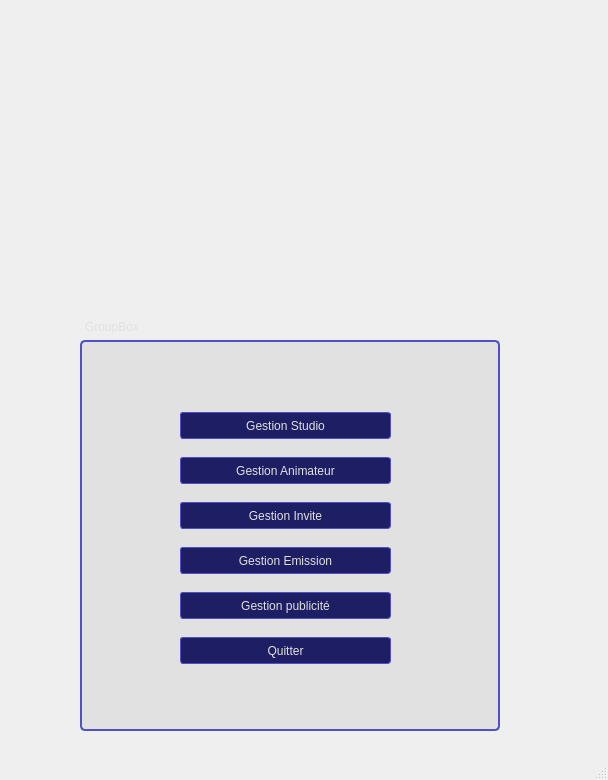
<?xml version="1.0" encoding="UTF-8"?>
<ui version="4.0">
 <class>menu</class>
 <widget class="QMainWindow" name="menu">
  <property name="geometry">
   <rect>
    <x>0</x>
    <y>0</y>
    <width>608</width>
    <height>780</height>
   </rect>
  </property>
  <property name="minimumSize">
   <size>
    <width>608</width>
    <height>780</height>
   </size>
  </property>
  <property name="maximumSize">
   <size>
    <width>608</width>
    <height>780</height>
   </size>
  </property>
  <property name="windowTitle">
   <string/>
  </property>
  <widget class="QWidget" name="centralwidget">
   <widget class="QGroupBox" name="groupBox">
    <property name="geometry">
     <rect>
      <x>80</x>
      <y>320</y>
      <width>420</width>
      <height>421</height>
     </rect>
    </property>
    <property name="styleSheet">
     <string notr="true">QWidget {
    background-color: rgb(225, 225, 225);
    color: rgb(225, 225, 225);
}
/* ---------------------------------------------------------------------------------------------------- */


/* QGroupBox */
/* ---------------------------------------------------------------------------------------------------- */
QGroupBox {
    border: 2px solid;
    border-radius: 5px;

    margin-top: 20px;
    margin-bottom: 10px;

    border-color: rgb(80, 80, 200);
}

QGroupBox::title {
    subcontrol-origin: margin;
    subcontrol-position: top left;
    padding-left: 3px;
}
/* ---------------------------------------------------------------------------------------------------- */

QFrame#horizontalLineMiddleSeparator {
    background-color: rgb(80, 80, 200 );
}

/* Process Scanner QFrame horizontal lines  */
/* ---------------------------------------------------------------------------------------------------- */
QFrame#lineScanner {
    background-color: rgb(80, 80, 200);
}

QFrame#lineScanFilters {
    background-color: rgb(80, 80, 200);
}
/* ---------------------------------------------------------------------------------------------------- */


/* QSpinBox  */
/* ---------------------------------------------------------------------------------------------------- */
QSpinBox {
    border: 1px solid rgb(80, 80, 200);
}

QSpinBox::up-arrow {
    image: url(:/icons/up-arrow.png);
}

QSpinBox::down-arrow {
    image: url(:/icons/down-arrow.png);
}

QSpinBox::text {
    background-color: rgb(80, 80, 200);
}
/* ---------------------------------------------------------------------------------------------------- */




/* QSlider horizontal/vertical  */
/* ---------------------------------------------------------------------------------------------------- */
QSlider:horizontal,
QSlider:vertical {
    background-color: rgb(40, 40, 100);
    height: 18px;
}

QSlider::groove:horizontal {
    height: 18px;
    background-color: transparent;
}

QSlider::handle:horizontal {
    background-color: rgb(80, 80, 200);
    width: 10px;
    height: 18px;
}

QSlider::handle:horizontal:hover,
QSlider::handle:vertical:hover {
    background-color: rgb(150, 150, 250);
}
/* ---------------------------------------------------------------------------------------------------- */




/* QLineEdit &amp; QTextEdit */
/* ---------------------------------------------------------------------------------------------------- */
QLineEdit,
QTextEdit {
    border: 1px solid;
    border-radius: 2px;
    border-color: rgb(80, 80, 200);
    min-height: 25px;
    padding-left: 5px;
}

QLineEdit[text=&quot;&quot;] {
    color: rgb(100, 100, 150);
}

QLineEdit::disabled {
    color: rgb(100, 100, 150);
    border-color: rgb(50, 50, 100);
}
/* ---------------------------------------------------------------------------------------------------- */




/* QMenu */
/* ---------------------------------------------------------------------------------------------------- */
QMenu {
    border: 1px solid;
    border-radius: 2px;
    border-color: rgb(80, 80, 200);

}

QMenu::item {
    color: rgb(150, 150, 250);
    border: 1px solid;
    border-color: rgb(80, 80, 200);

    padding: 5px;

    outline: 0;
}

QMenu::item:selected {
    background-color: rgb(40, 40, 200);
}

QMenu::indicator {
    margin-left: 4px;
}

QMenu::indicator:checked {
    border: 2px solid;
    border-radius: 2px;

    border-color:   rgb(80, 80, 200);
    background-color: rgb(80, 80, 200);

}

QMenu::indicator:unchecked {
    border: 2px solid;
    border-radius: 2px;

    border-color:   rgb(80, 80, 200);
    color: rgb(100, 100, 150);
}
/* ---------------------------------------------------------------------------------------------------- */




/* QHeaderView */
/* ---------------------------------------------------------------------------------------------------- */
QHeaderView::section:horizontal,
QHeaderView::section:vertical
{
    background-color: rgb(30, 30, 100);
}
/* ---------------------------------------------------------------------------------------------------- */




/* QScrollBar  */
/* ---------------------------------------------------------------------------------------------------- */
QScrollBar:vertical,
QScrollBar:horizontal {

    border-color: rgb(90, 90, 255);
}

QScrollBar::handle:vertical,
QScrollBar::handle:horizontal {
    background-color: rgb(40, 40, 150);
}

QScrollBar::handle:hover:vertical,
QScrollBar::handle:hover:horizontal {
    background-color: rgb(40, 40, 200);
}

QScrollBar::up-arrow:horizontal,
QScrollBar::down-arrow:horizontal,
QScrollBar::sub-line:vertical,
QScrollBar::add-line:vertical {
    background-color: rgb(20, 20, 30);
    color: rgb(20, 20, 30);
}

QScrollBar::up-arrow:vertical,
QScrollBar::down-arrow:vertical,
QScrollBar::up-arrow:horizontal,
QScrollBar::down-arrow:horizontal {
    background-color: rgb(20, 20, 30);
    border-color: rgb(20, 20, 30);
    color: rgb(20, 20, 30);
}

QScrollBar::add-page:horizontal,
QScrollBar::sub-page:horizontal,
QScrollBar::add-page:vertical,
QScrollBar::sub-page:vertical {
    background-color: rgb(20, 20, 30);
}
/* ---------------------------------------------------------------------------------------------------- */





/* Tree/List/Table Views  */
/* ---------------------------------------------------------------------------------------------------- */
QTreeView,
QListView,
QListView {
    border: 2px solid;
    border-color: rgb(80, 80, 200);
    border-radius: 5px;
    outline: 0;
}

QTreeView::item,
QListView::item,
QTableView::item {
    background-color: rgb(20, 20, 90);
    outline: 0;
}

QTreeView::item:alternate,
QListView::item:alternate,
QTableView::item:alternate {
    background-color: rgb(30, 30, 110);
    outline: 0;
}

QTreeView::item:hover,
QTreeView::item:alternate:hover,
QListView::item:hover,
QListView::item:alternate:hover,
QTableView::item:hover,
QTableView::item:alternate:hover {
    background-color: rgb(30, 30, 150);
}

QListView::item:selected,
QTreeView::item:selected,
QTableView::item:selected,
QTreeView::item:alternate:selected,
QListVew::item:alternate:selected,
QTableView::item:alternate:selected {
    background-color: rgb(40, 40, 200);
    color: rgb(150, 150, 250);
    outline: 0;
}

QTreeView:branch {
    background-color: rgb(20, 20, 90);
}

QTreeView:branch:has-siblings:adjoins-item {
  border-image: url(&quot;:/icons/branch-child-guide.png&quot;) 0;
}

QTreeView:branch:!has-children:!has-siblings:adjoins-item {
    border-image: url(&quot;:/icons/branch-end-guide.png&quot;) 0;
}

QTreeView:branch:has-children:!has-siblings:closed,
QTreeView:branch:closed:has-children:has-siblings {
  border-image: none;
  image: url(:/icons/branch-closed.png);
}

QTreeView:branch:open:has-children:!has-siblings,
QTreeView:branch:open:has-children:has-siblings {
    border-image: none;
    image: url(://icons/branch-open.png);
}
/* ---------------------------------------------------------------------------------------------------- */

/* QComboBox  */
/* ---------------------------------------------------------------------------------------------------- */
QComboBox {
    border: 1px solid;
    border-color: rgb(80, 80, 200);
    min-height: 25px;
    padding-left: 5px;
    border-radius: 2px;
}

QComboBox::hover {
    background-color: rgb(40, 40, 200);
}

QComboBox:disabled {

    color: rgb(100, 100, 150);
    border-color: rgb(50, 50, 100);
}

QComboBox QAbstractItemView {
    border: 0px solid;
    border-radius: 2px;
    border-color: rgb(80, 80, 200);
}

QComboBox QAbstractItemView::item {
    color: rgb(150, 150, 250);

    border: 1px solid;
    border-color: rgb(80, 80, 200);


    padding-top: 3px;
    padding-bottom: 3px;

    outline: 0;
}


QComboBox QAbstractItemView::indicator:checked {
    border: 2px solid;
    border-radius: 2px;

    border-color:   rgb(80, 80, 200);
    background-color: rgb(80, 80, 200);
}


QComboBox QAbstractItemView::indicator:unchecked {
    border: 2px solid;
    border-radius: 2px;

    border-color:   rgb(80, 80, 200);
    color: rgb(100, 100, 150);
}

QComboBox QAbstractItemView::item:hover {
    background-color: rgb(40, 40, 200);
    color: rgb(150, 150, 250);
    outline: 0;
}

QComboBox QAbstractItemView::focus {
    border-color: rgb(150, 130, 250);
    outline: 0;
}

QComboBox::down-arrow {
    image: url(:/icons/down-arrow.png);
}
/* ---------------------------------------------------------------------------------------------------- */




/* QCheckBox  */
/* ---------------------------------------------------------------------------------------------------- */
QCheckBox::indicator:checked {
    border: 2px solid;
    border-radius: 2px;

    border-color:   rgb(80, 80, 200);
    background-color: rgb(80, 80, 200);
}


QCheckBox::indicator:unchecked {
    border: 2px solid;
    border-radius: 2px;

    border-color:   rgb(80, 80, 200);
    color: rgb(100, 100, 150);
}
/* ---------------------------------------------------------------------------------------------------- */




/* QPushButton */
/* ---------------------------------------------------------------------------------------------------- */
QPushButton {
    border: 1px solid;
    border-radius: 3px;
    background-color: rgb(30, 30, 100);
    border-color: rgb(80, 80, 200);
    min-height: 25px;
    padding-left: 5px;
    padding-right: 5px;
}

QPushButton::hover {
    background-color: rgb(40, 40, 200);
}

QPushButton::pressed {
    background-color: rgb(50, 50, 220);
}

QPushButton::disabled {
    background-color: rgb(20, 20, 50);
    color: rgb(100, 100, 150);
    border-color: rgb(50, 50, 100);
}

QPushButton::focus {
    border-color: rgb(130, 130, 200);
    outline: 0;
}</string>
    </property>
    <property name="title">
     <string>GroupBox</string>
    </property>
    <widget class="QWidget" name="layoutWidget">
     <property name="geometry">
      <rect>
       <x>100</x>
       <y>80</y>
       <width>211</width>
       <height>281</height>
      </rect>
     </property>
     <layout class="QVBoxLayout" name="verticalLayout">
      <item>
       <widget class="QPushButton" name="pushButton">
        <property name="text">
         <string>Gestion Studio</string>
        </property>
       </widget>
      </item>
      <item>
       <widget class="QPushButton" name="gestionanimateurpushbutton">
        <property name="text">
         <string>Gestion Animateur</string>
        </property>
       </widget>
      </item>
      <item>
       <widget class="QPushButton" name="gestioninvite">
        <property name="text">
         <string>Gestion Invite</string>
        </property>
       </widget>
      </item>
      <item>
       <widget class="QPushButton" name="gestionemission">
        <property name="text">
         <string>Gestion Emission</string>
        </property>
       </widget>
      </item>
      <item>
       <widget class="QPushButton" name="publisiter">
        <property name="text">
         <string>Gestion publicité</string>
        </property>
       </widget>
      </item>
      <item>
       <widget class="QPushButton" name="pushButton_2">
        <property name="text">
         <string>Quitter</string>
        </property>
       </widget>
      </item>
     </layout>
    </widget>
   </widget>
   <widget class="QLabel" name="radiolabel">
    <property name="geometry">
     <rect>
      <x>-110</x>
      <y>30</y>
      <width>771</width>
      <height>311</height>
     </rect>
    </property>
    <property name="minimumSize">
     <size>
      <width>771</width>
      <height>311</height>
     </size>
    </property>
    <property name="text">
     <string/>
    </property>
   </widget>
  </widget>
  <widget class="QMenuBar" name="menubar">
   <property name="geometry">
    <rect>
     <x>0</x>
     <y>0</y>
     <width>608</width>
     <height>26</height>
    </rect>
   </property>
  </widget>
  <widget class="QStatusBar" name="statusbar"/>
 </widget>
 <resources/>
 <connections/>
</ui>
